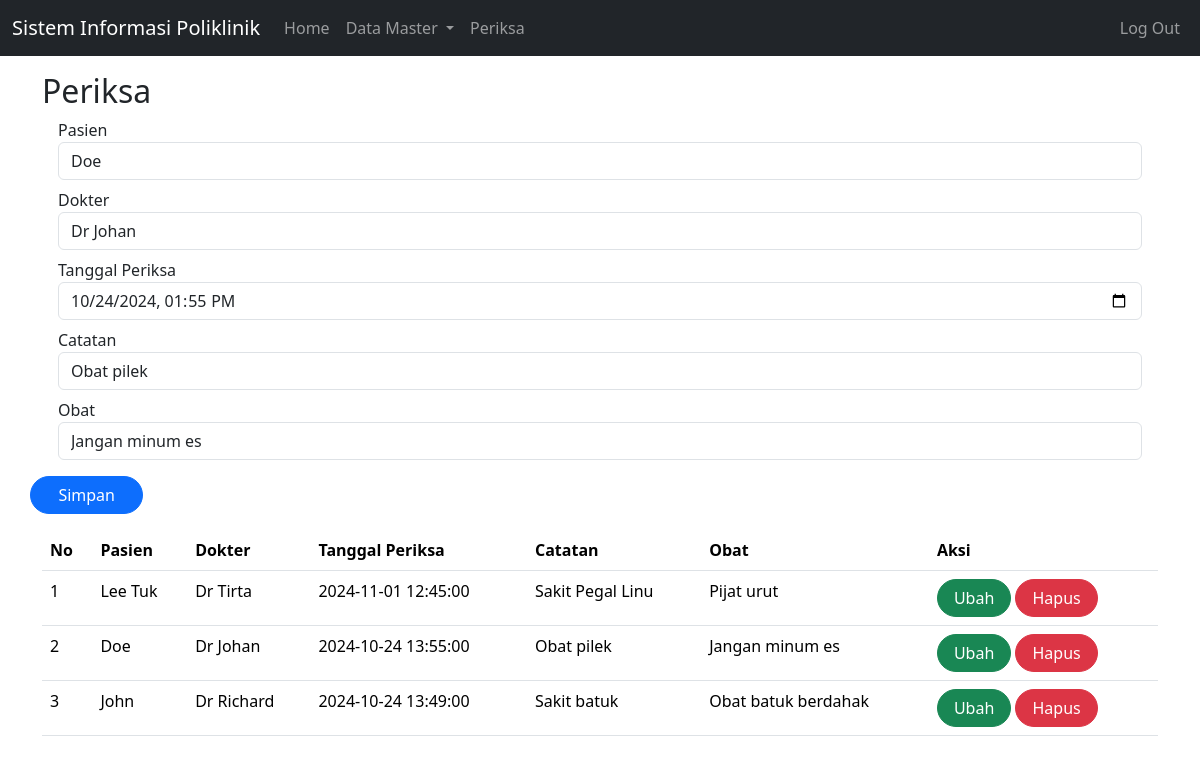
The page /index.php?page=periksa&id=2 (signed in) on the database its author committed.
### tables this page shows
CREATE TABLE `periksa` (
  `id` int(10) UNSIGNED NOT NULL,
  `id_pasien` int(11) UNSIGNED NOT NULL,
  `id_dokter` int(11) UNSIGNED NOT NULL,
  `tgl_periksa` datetime DEFAULT NULL,
  `catatan` text DEFAULT NULL,
  `obat` varchar(255) NOT NULL
);

CREATE TABLE `pasien` (
  `id` int(10) UNSIGNED NOT NULL,
  `nama` varchar(255) DEFAULT NULL,
  `alamat` varchar(255) DEFAULT NULL,
  `no_hp` varchar(50) DEFAULT NULL
);

CREATE TABLE `dokter` (
  `id` int(10) UNSIGNED NOT NULL,
  `nama` varchar(255) DEFAULT NULL,
  `alamat` varchar(255) DEFAULT NULL,
  `no_hp` varchar(50) DEFAULT NULL
);

### periksa.php (the view, shortened to what this page needs)
<body>
        <form class="form col" method="POST" action="" name="myForm" onsubmit="return(validate());">
            <?php
            $tgl_periksa = '';
            $catatan = '';
            $obat = '';
            if (isset($_GET['id'])) {
                $ambil = mysqli_query($mysqli,
                "SELECT * FROM periksa
                WHERE id='" . $_GET['id'] . "'");
                while ($row = mysqli_fetch_array($ambil)) {
                    $tgl_periksa = $row['tgl_periksa'];
                    $catatan = $row['catatan'];
                    $id_pasien = $row['id_pasien'];
                    $id_dokter = $row['id_dokter'];
                    $obat = $row['obat'];
                }
            ?>
            <?php
            }
            ?>
            <div class="form-group mx-sm-3 mb-2">
                <label for="pasien" class="sr-only">Pasien</label>
                <select class="form-control" name="id_pasien">
                    <?php
                    $selected = '';
                    $pasien = mysqli_query($mysqli, "SELECT * FROM pasien");
                    while ($data = mysqli_fetch_array($pasien)) {
                        if ($data['id'] == $id_pasien) {
                            $selected = 'selected="selected"';
                        } else {
                            $selected = '';
                        }
                    ?>
                        <option value="<?php echo $data['id'] ?>" <?php echo $selected ?>><?php echo $data['nama'] ?></option>
                    <?php
                    }
                    ?>
                </select>
            </div>
            <div class="form-group mx-sm-3 mb-2">
                <label for="dokter" class="sr-only">Dokter</label>
                <select class="form-control" name="id_dokter">
                    <?php
                    $selected = '';
                    $dokter = mysqli_query($mysqli, "SELECT * FROM dokter");
                    while ($data = mysqli_fetch_array($dokter)) {
                        if ($data['id'] == $id_dokter) {
                            $selected = 'selected="selected"';
                        } else {
                            $selected = '';
                        }
                    ?>
                        <option value="<?php echo $data['id'] ?>" <?php echo $selected ?>><?php echo $data['nama'] ?></option>
                    <?php
                    }
                    ?>
                </select>
            </div>
            <div class="form-group mx-sm-3 mb-2">
                <label for="tgl_periksa" class="sr-only">Tanggal Periksa</label>
                <input type="datetime-local" class="form-control" name="tgl_periksa" id="tgl_periksa" placeholder="Tanggal Periksa" value="<?php echo $tgl_periksa ?>">
            </div>
            <div class="form-group mx-sm-3 mb-2">
                <label for="catatan" class="sr-only">Catatan</label>
                <input type="text" class="form-control" name="catatan" id="catatan" placeholder="Catatan" value="<?php echo $catatan ?>">
            </div>
            <div class="form-group mx-sm-3 mb-2">
                <label for="obat" class="sr-only">Obat</label>
                <input type="text" class="form-control" name="obat" id="obat" placeholder="Obat" value="<?php echo $obat ?>">
            </div>
            <div class="row d-flex mt-3">
                <button type="submit" class="btn btn-primary rounded-pill" style="width: 3cm;" name="simpan">Simpan</button>
            </div>
        </form>
        <table class="table table-hover my-3">
            <thead>
                <tr>
                    <th scope="col">No</th>
                    <th scope="col">Pasien</th>
                    <th scope="col">Dokter</th>
                    <th scope="col">Tanggal Periksa</th>
                    <th scope="col">Catatan</th>
                    <th scope="col">Obat</th>
                    <th scope="col">Aksi</th>
                </tr>
            </thead>
            <tbody>
                <?php
                    $result = mysqli_query($mysqli, "SELECT pr.*,d.nama as 'nama_dokter', p.nama as 'nama_pasien'
                    FROM periksa pr LEFT JOIN dokter d ON (pr.id_dokter=d.id) LEFT JOIN pasien p ON (pr.id_pasien=p.id)
                    ORDER BY pr.tgl_periksa DESC");
                    $no = 1;
                    while ($data = mysqli_fetch_array($result)) {
                    ?>
                        <tr>
                            <td><?php echo $no++ ?></td>
                            <td><?php echo $data['nama_pasien'] ?></td>
                            <td><?php echo $data['nama_dokter'] ?></td>
                            <td><?php echo $data['tgl_periksa'] ?></td>
                            <td><?php echo $data['catatan'] ?></td>
                            <td><?php echo $data['obat'] ?></td>
                            <td>
                                <a class="btn btn-success rounded-pill px-3"
                                href="index.php?page=periksa&id=<?php echo $data['id'] ?>">
                                Ubah</a>
                                <a class="btn btn-danger rounded-pill px-3"
                                href="index.php?page=periksa&id=<?php echo $data['id'] ?>&aksi=hapus">
                                Hapus</a>
                            </td>
                        </tr>
                    <?php
                    }
                ?>
            </tbody>
        </table>
</body>
</html>

### rows shown on the page
periksa: tgl_periksa "10/24/2024 13:55", catatan "Obat pilek", obat "Jangan minum es", id_pasien.nama "Doe", id_dokter.nama "Dr Johan", tgl_periksa "2024-10-24 13:55:00"
periksa: id_pasien.nama "Lee Tuk", id_dokter.nama "Dr Tirta", tgl_periksa "2024-11-01 12:45:00", catatan "Sakit Pegal Linu", obat "Pijat urut"
periksa: id_pasien.nama "John", id_dokter.nama "Dr Richard", tgl_periksa "2024-10-24 13:49:00", catatan "Sakit batuk", obat "Obat batuk berdahak"

### other values the page prints
$_GET['page'] "Periksa"
form field id_pasien "Doe"
form field id_dokter "Dr Johan"
